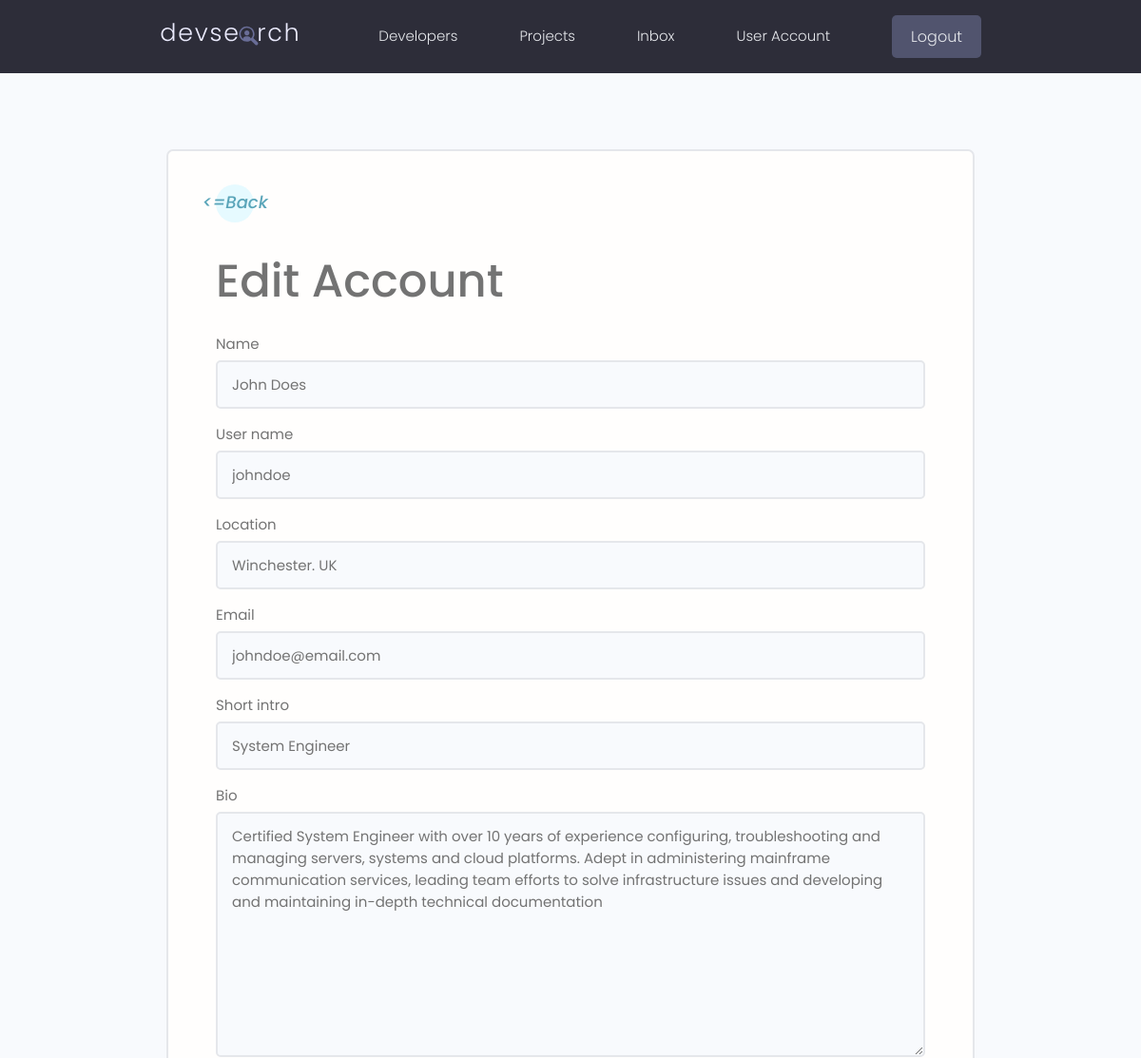
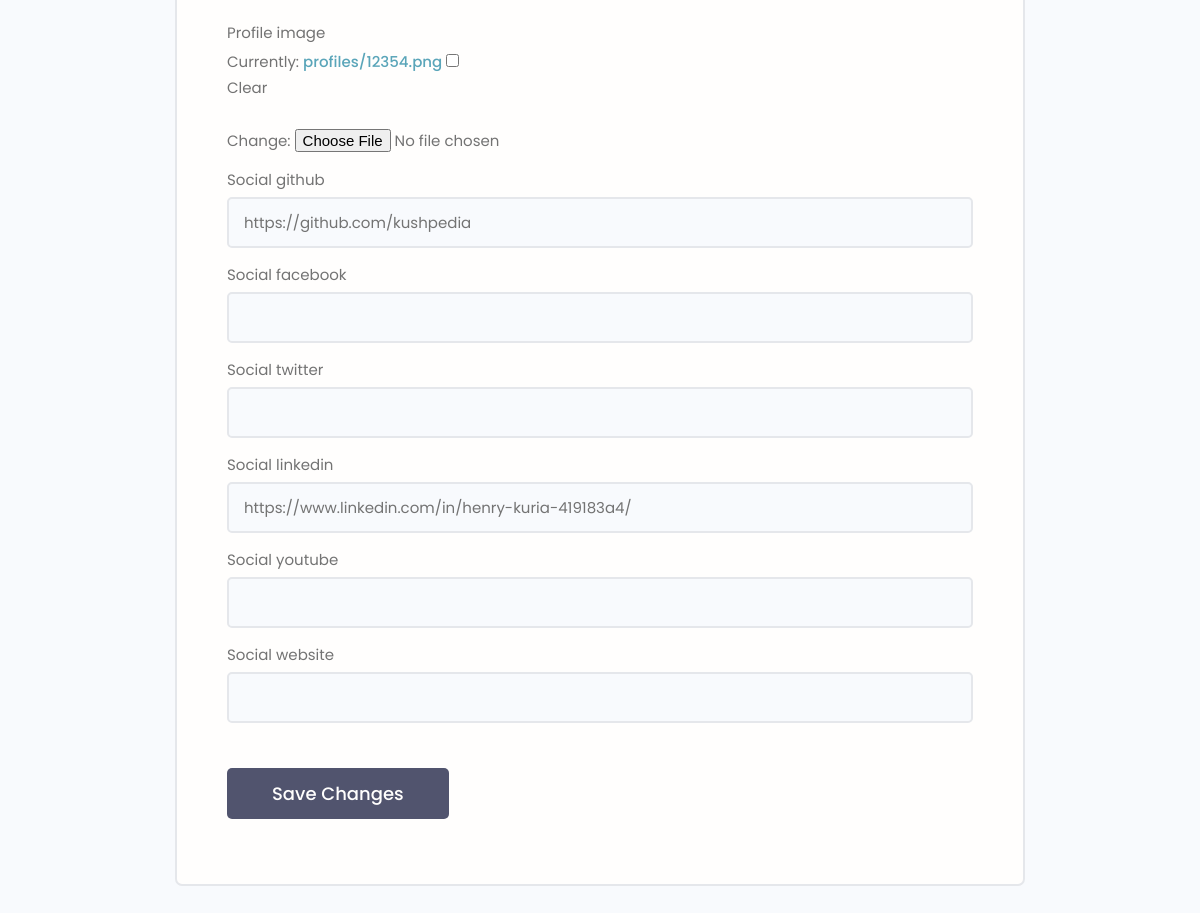
The app's page /edit-account/ (signed in) with its own data (2 pictures, top to bottom).
### users/models.py (models this page shows, shortened)
class Profile(models.Model):
    user  = models.OneToOneField(User, on_delete=models.CASCADE, null=True, blank=True)
    name = models.CharField(max_length=200,null=True, blank=True)
    user_name = models.CharField(max_length=200,null=True, blank=True)
    location = models.CharField(max_length=200,null=True, blank=True)
    email = models.EmailField(max_length=500, null=True, blank=True)
    short_intro = models.CharField(max_length=200, null=True, blank=True)
    bio = models.TextField(null=True, blank=True)
    profile_image = models.FileField(null=True, blank=True,
                                    upload_to='profiles/', default="profiles/user-default.png")
    social_github = models.CharField(max_length=200,null=True, blank=True)
    social_facebook = models.CharField(max_length=200,null=True, blank=True)
    social_twitter = models.CharField(max_length=200,null=True, blank=True)
    social_linkedin = models.CharField(max_length=200,null=True, blank=True)
    social_youtube = models.CharField(max_length=200,null=True, blank=True)
    social_website = models.CharField(max_length=200,null=True, blank=True)
    created =models.DateTimeField(auto_now_add=True)
    id = models.UUIDField(default=uuid.uuid4, unique=True,editable=False,
                            primary_key=True)

### users/views.py (the view)
# urls.py: path('edit-account/', views.editAccount, name='edit-account'),
@login_required(login_url='login')
def editAccount(request):
    profile = request.user.profile
    form = ProfileForm(instance=profile)
    if request.method == 'POST':
        form = ProfileForm(request.POST, request.FILES, instance = profile)
        if form.is_valid():
            form.save()
            return redirect('account')
    context = {'form':form}
    return render(request, 'users/profile_form.html', context)

### users/forms.py
class ProfileForm(ModelForm):
    class Meta:
        model = Profile
        fields = ['name', 'user_name', 'location', 'email', 'short_intro',
                'bio', 'profile_image', 'social_github', 'social_facebook',
                'social_twitter', 'social_linkedin', 'social_youtube', 'social_website']
    def __init__(self, *args, **kwargs):
            super(ProfileForm, self).__init__(*args, **kwargs)
            for name, field in self.fields.items():
                field.widget.attrs.update(
                        {'class':'input'}
                        )

### users/templates/users/profile_form.html (shortened to what this page needs)
{% extends 'main.html' %}
{% block content %}
<main class="formPage my-xl">
    <div class="content-box">
        <div class="formWrapper">
            <a class="backButton" href="{% url 'account' %}"><i class="im im-angle-left"><=Back</i></a>
            <br>
            <h1>Edit Account</h1>
            <form  action="{% url 'edit-account' %}" method="post" enctype="multipart/form-data" class="form">
                {% for field in form %}
                <div class="form__field">
                    <label for="formInput#text">{{field.label}} </label>
                    {{field}}
                </div>
                {% endfor %}
                <input class="btn btn--sub btn--lg  my-md" type="submit" value="Save Changes" />
            </form>
        </div>
    </div>
</main>
{% endblock content %}

### static/styles/app.css (style rules this page uses)
:root { --color-sub: #2d2d39; }
.btn--sub { background-color: var(--color-sub-light); }
.content-box { width: 95%; max-width: 85rem; margin: 0 auto; }
.backButton { background: var(--color-main-light); color: var(--color-main); width: 4rem; height: 4rem; display: flex; align-items: center; justify-content: center; border-radius: 50%; }
.backButton i { font-size: 1.8rem; }
.formPage .formWrapper { list-style: none; background: var(--color-white); padding: 3.5rem 5rem; border: 2px solid var(--color-light); border-radius: 0.7rem; }

### static/uikit/styles/modules/_variables.css (style rules this page uses)
:root { --color-main: #5aa5b9; --color-main-light: #e6faff; --color-sub: #3f4156; --color-sub-light: #51546e; --color-sub-lighter: #ededfd; --color-text: #737373; --color-gray: #8b8b8b; --color-light: #e5e7eb; --color-light-gray: #767676; --color-bg: #f8fafd; --color-white: #fffefd; --color-white-light: #f3f3f3; --color-success: #359e64; --color-success-bg: #def8e8; --color-error: #fc4b0b; --color-error-bg: #fff2ee; --font-base: 'Poppins', arial, helvetica, 'Segoe UI', roboto, ubuntu, sans-serif; --font-monospace: 'Fira Code', 'Courier New', courier, monospace; --font-regular: 300; --font-medium: 500; --font-bold: 700; --generic-shadow: 1px 1px 5px #00000010; --generic-transition: all 0.3s ease-in-out; }

### static/uikit/styles/modules/_base.css (style rules this page uses)
* { margin: 0; padding: 0; box-sizing: border-box; text-rendering: optimizeLegibility; color: inherit; font-size: inherit; }
html { font-size: 50%; }
@media only screen and (min-width: 480px) { html { font-size: 56.25%; } }
@media only screen and (min-width: 1200px) { html { font-size: 62.5%; } }
body { line-height: 1.6; font-weight: 400; font-size: 1.5rem; color: var(--color-text); background-color: var(--color-bg); min-height: 100vh; }

### static/uikit/styles/modules/_typography.css (style rules this page uses)
* { font-family: var(--font-base); }
h1 { font-size: 4.8rem; font-weight: var(--font-medium); }
a { padding-bottom: 2px; text-decoration: none; display: inline-block; color: var(--color-main); font-weight: var(--font-medium); }

### static/uikit/styles/modules/_utilities.css (style rules this page uses)
.my-md { margin: 3rem auto; }
.my-xl { margin: 8rem auto; }

### static/uikit/styles/modules/_button.css (style rules this page uses)
.btn { display: inline-block; position: relative; cursor: pointer; background-color: var(--color-light); font-weight: var(--font-medium); color: var(--color-sub); text-decoration: none; padding: 1rem 2rem; border-radius: 0.5rem; border: none; width: -webkit-fit-content; width: -moz-fit-content; width: fit-content; height: -webkit-fit-content; height: -moz-fit-content; height: fit-content; font-size: 1.6rem; outline-width: 0; outline-color: transparent; -webkit-backface-visibility: hidden; backface-visibility: hidden; transition: all 0.3s ease-in-out; }
.btn--sub { background-color: var(--color-sub); color: var(--color-white); }
.btn--lg { font-size: 1.8rem; padding: 1.2rem 4.5rem; }

### static/uikit/styles/modules/_form.css (style rules this page uses)
.form { display: block; }
.form__field { margin-top: 1.5rem; margin-bottom: 1.5rem; }
.form__label, .form__field > label { display: block; margin-bottom: 0.5rem; color: var(--color-text); }
input.input[type='text'], input.input[type='email'], input.input[type='password'], input.input[type='number'], textarea.input { min-width: 24rem; width: 100%; padding: 1.2rem 1.5rem; border-radius: 0.5rem; border: 2px solid var(--color-light); transition: all 0.3s ease-in-out; background-color: var(--color-bg); }

### records on screen
Profile: form "John Does" "johndoe" "Winchester. UK" "johndoe@email.com" "System Engineer" "Certified System Engineer with over 10 years of experience configuring, troubleshooting and managing servers, systems and cloud platforms. Adept in administering mainframe communication services, leading team efforts to solve infrastructure issues and developing and maintaining in-depth technical documentation" "https://github.com/kushpedia" "https://www.linkedin.com/in/henry-kuria-419183a4/"

### other values on screen
{{ field.label }} "Name" "User name" "Location" "Email" "Short intro" "Bio" "Profile image" "Social github" "Social facebook" "Social twitter" "Social linkedin" "Social youtube" "Social website"
